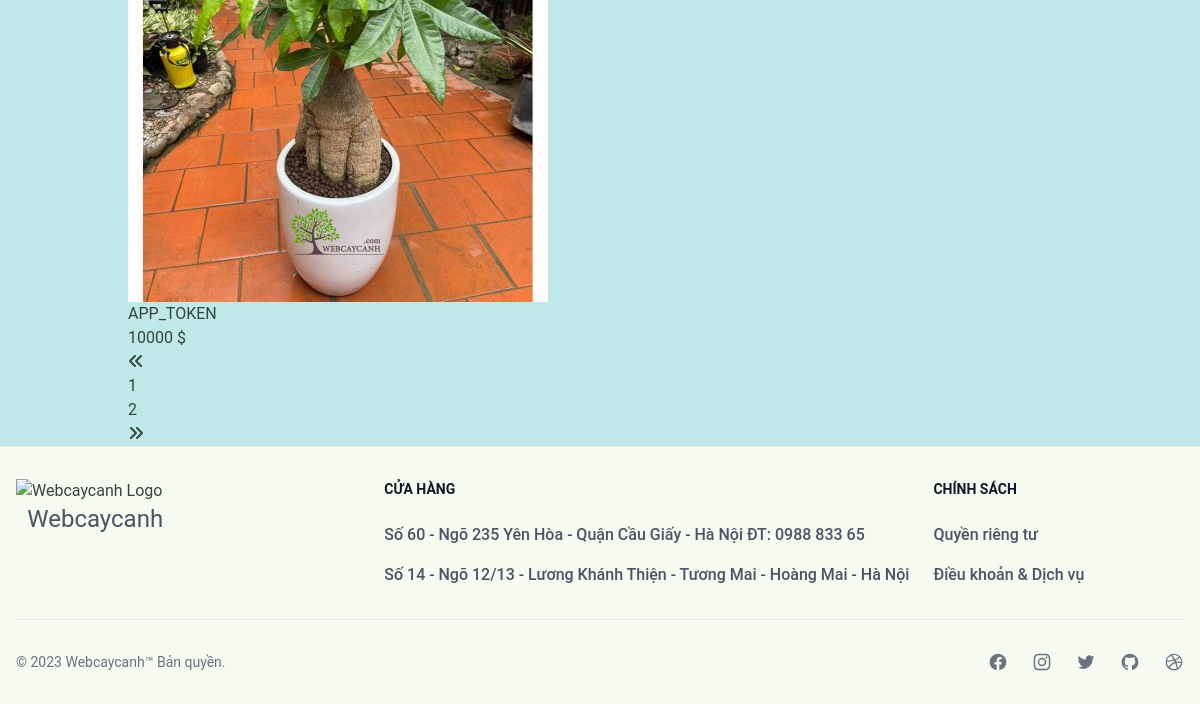
Before: /product/category (lower part) with the older database file.
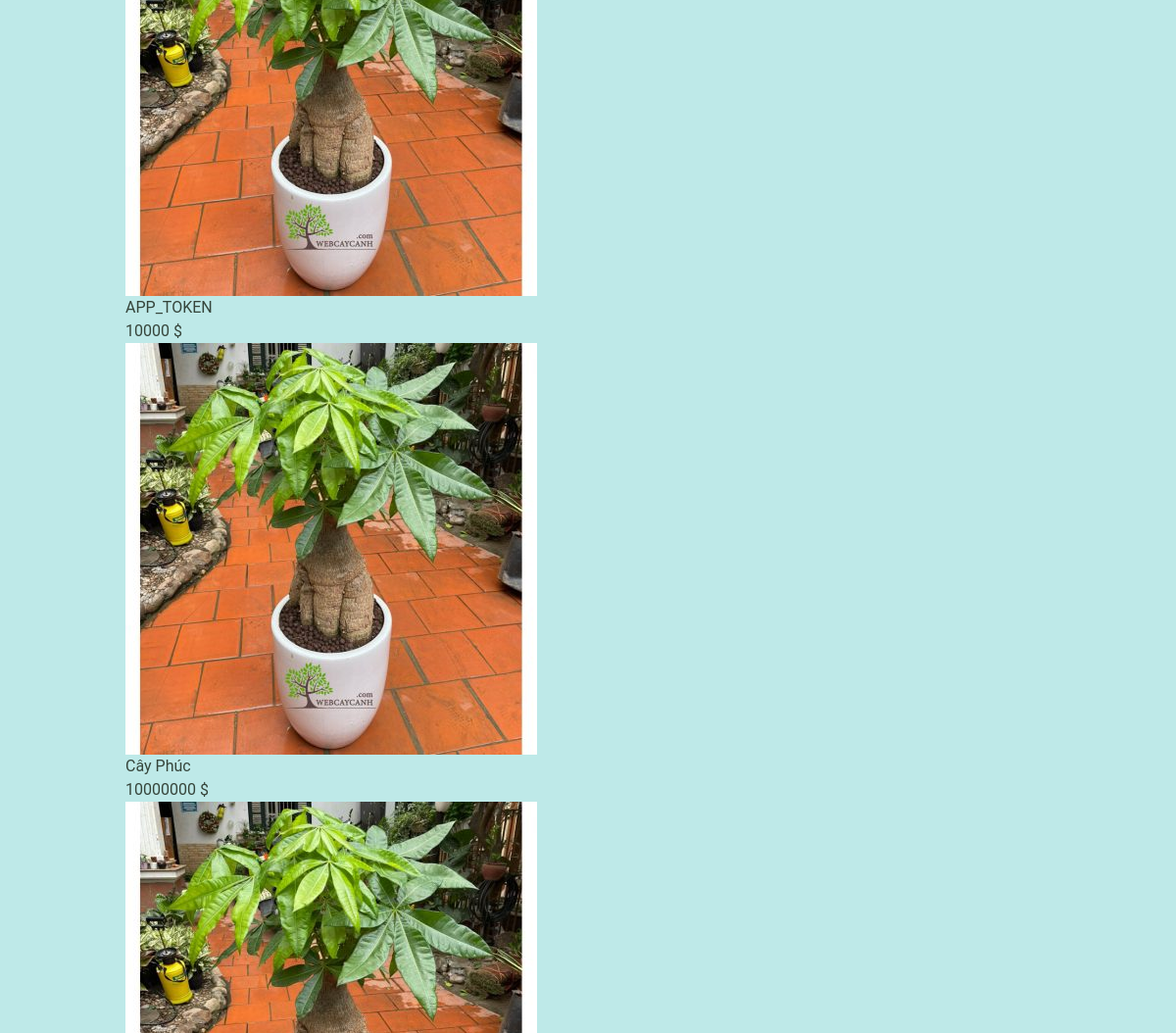
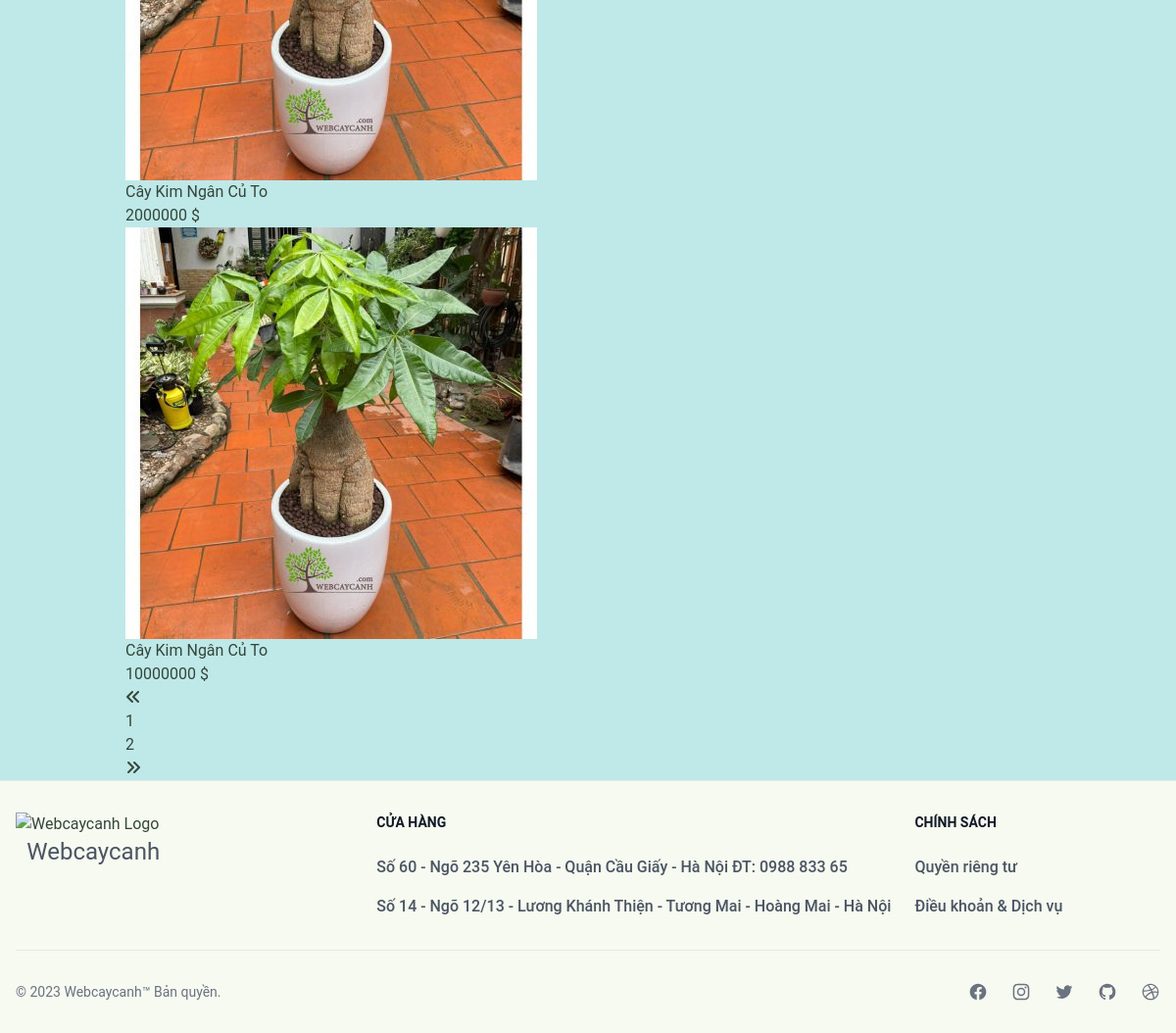
After: the same page with the newer database file (2 pictures, top to bottom).
### core/models.py (models this page shows, shortened)
class BaseModel(models.Model):
    created_at = models.DateTimeField(auto_now_add=True)
    updated_at = models.DateTimeField(auto_now=True)
    class Meta:
        abstract = True

class Product(BaseModel):
    def get_path(instance, filename):
        extension = filename.split(".")[-1]
        uuid_name = uuid.uuid1().hex
        return MEDIA_PATH / f"{uuid_name}.{extension}"
    name = models.CharField(max_length=255)
    price = models.DecimalField(max_digits=10, decimal_places=0)
    summary = models.TextField(default="")
    description = models.TextField(default="")
    quantity = models.PositiveIntegerField(default=0)
    category = models.ForeignKey(
        Category, on_delete=models.CASCADE, default=True, null=False
    )
    thumbnail = ProcessedImageField(
        upload_to=get_path,
        default="product_images/default.png",
        processors=[ResizeToFill(400, 400)],
        format="PNG",
        options={"quality": 60},
    )

### core/views.py (the view)
# urls.py: path("product/category", category_product, name="category_product"),
def category_product(request):
    categories = Category.objects.all()
    products = Product.objects.all()
    context = {"products": products, "categories": categories}
    return render(request, "core/product_category.html", context)

### templates/core/product_category.html (shortened to what this page needs)
{% extends "layout/base.html" %}
{% load static %}
{% block content %}
<div class="container">
    <div class="row-container">
        <div class="right__content">
            <div class="category__product-list">
                <div class="row-container">
                    {% for product in products%}
                    <a href="" class="category__product-item">
                        <img src="{{product.thumbnail.url}}" alt="" class="category__product-img">
                        <p class="category__product_name">{{product.name}}</p>
                        <p class="category__product_price">{{product.price}} $</p>
                    </a>
                    {%endfor%}
                </div>
            </div>
            <ul class="pagination">
                <li class="pagination-item pagination-item__icon-first">
                    <a href="" class="pagination-item__link">
                        <i class="fa fa-angle-double-left"></i>
                    </a>
                </li>
                <li class="pagination-item pagination-item__icon-first">
                    <a href="" class="pagination-item__link">
                        1
                    </a>
                </li>
                <li class="pagination-item pagination-item__icon-first">
                    <a href="" class="pagination-item__link">
                        2
                    </a>
                </li>
                <li class="pagination-item pagination-item__icon-first">
                    <a href="" class="pagination-item__link">
                        <i class="fa fa-angle-double-right"></i>
                    </a>
                </li>
            </ul>
        </div>
    </div>
</div>
{% endblock content %}

Changed rows visible on the page:
added Product: thumbnail (placeholder picture), name "Cây Phúc", price "10000000"
added Product: thumbnail (placeholder picture), name "Cây Kim Ngân Củ To", price "2000000"
added Product: thumbnail (placeholder picture), name "Cây Kim Ngân Củ To", price "10000000"
